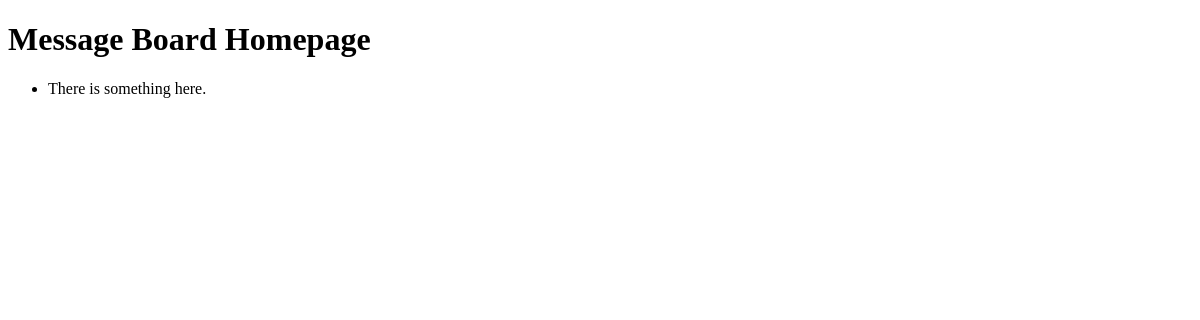
Before: / with the older database file.
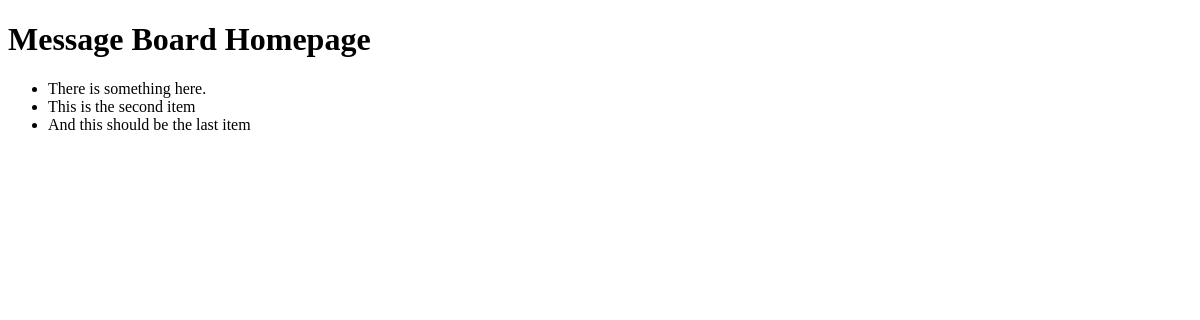
After: the same page with the newer database file.
### posts/models.py (models this page shows)
class Post(models.Model):
    text = models.TextField()
    def __str__(self):
        return self.text[:50]

### posts/views.py (the view)
class HomePageView(ListView):
    model = Post
    template_name = "home.html"

### templates/home.html (shortened to what this page needs)
<!DOCTYPE html>
<html lang="en">
<head>
</head>
<body>
  <h1>Message Board Homepage</h1>
  <ul>
    {% for post in object_list %}
    <li>{{post}}</li>
    {%endfor%}
  </ul>
</body>
</html>

Changed rows visible on the page:
added Post: text "This is the second item"
added Post: text "And this should be the last item"
